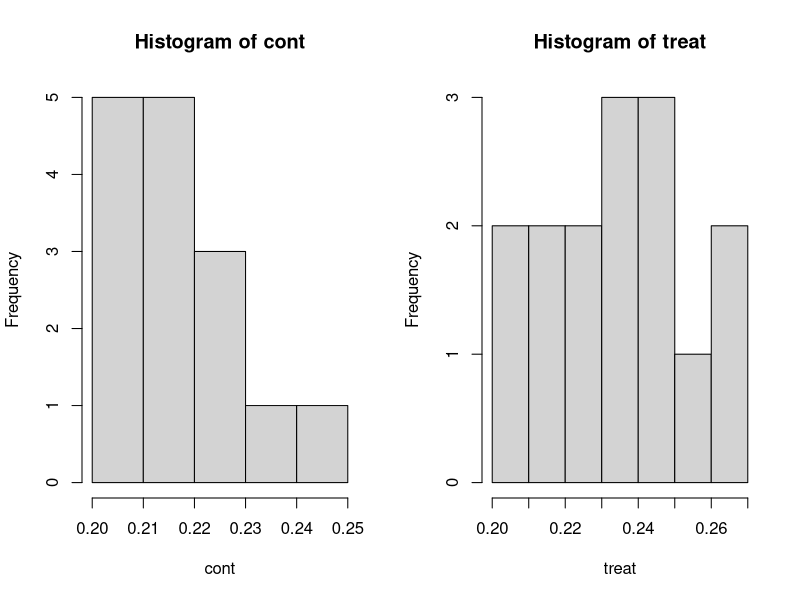
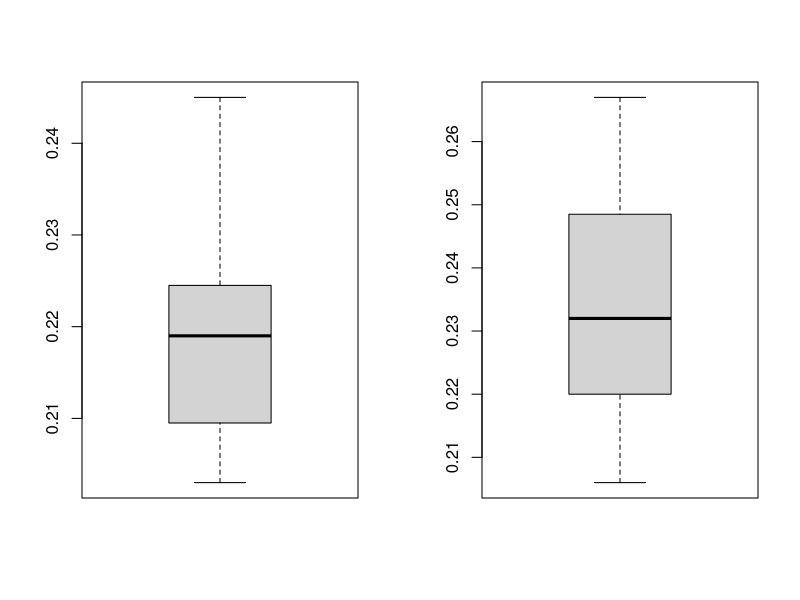
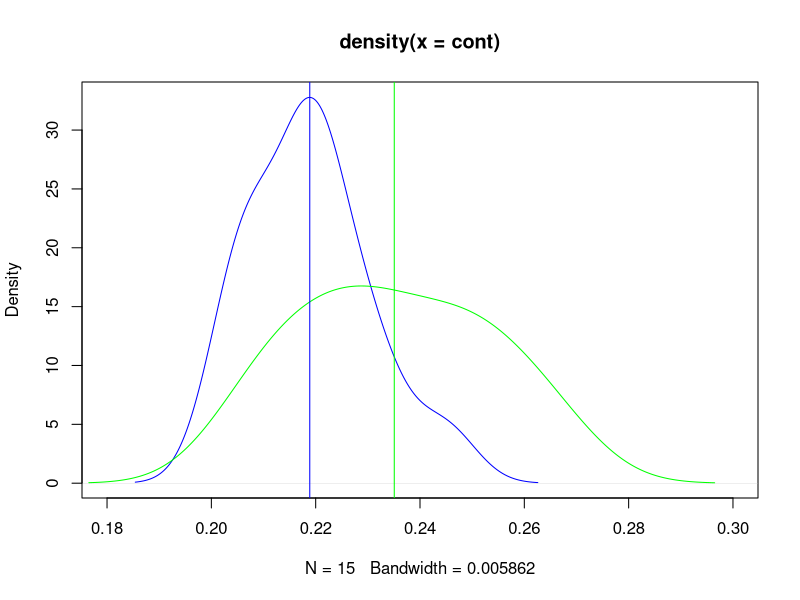

Write the R code that produced these figures, in order.
#Exercise 2:  two-sample t-test and confidence interval



#At the lectures we looked an example on bone mineral density (cf. slide 25 from the lectures)

#We will in this exercise see how the computations for this example may be done in R.





#Start by reading the data into R. This may be done by the command:

cont=c(0.228, 0.207, 0.234, 0.220, 0.217, 0.228, 0.209, 0.221, 0.204, 0.220, 0.203, 0.219, 0.218, 0.245, 0.210)

treat=c(0.250, 0.237, 0.217, 0.206, 0.247, 0.228, 0.245, 0.232, 0.267, 0.261, 0.221, 0.219, 0.232, 0.209, 0.255)

# Find the means and standard deviations from the formulas, and check that you get the same results as in the lectures (slide 25) 

cont_mean = mean(cont)
cont_sd = sd(cont)
treat_mean = mean(treat)
treat_sd = sd(treat)

# Plot both histograms and boxplots. 

par(mfrow=c(1,2))
hist(cont)
hist(treat)
dev.off()

par(mfrow=c(1,2))
boxplot(cont)
boxplot(treat)
dev.off()

# In basic R, you can show plots side by side by using the "par" command before calling the plot commands..

# For example, if we want to show 2 plots in 1 row and 2 columns the command would be: "par(mfrow=c(1,2))" You can reset the command if necessary with "dev.off()" 

# The command "density" allows us to plot a smooth version of the histogram. Given that the smoothness is created artificially, this may not be accurate when the number of samples is very low. But it may help to get a better visual interpretation of the histograms.

#Test it by using the commands (adjust the range by playing with the values of "xlim" and "ylim" inside the plot command:

plot(density(cont), col="blue", xlim=c(0.18, 0.3))

lines(density(treat),col="green")

# Add vertical lines of different color at both means.

abline(v=cont_mean, col="blue")
abline(v=treat_mean, col="green")

# Use the command "t.test" to compute the confidence interval, t-statistic and P-value:

t.test(treat, cont , var.equal=T)

# Make sure that you understand the output from the command and check that you get the same results as in the lectures (slides 27 and 28)

# Optional: Use the formulas given on slide 26 to compute the pooled standard deviation, the standard error of the effect of treatment, and the 95% confidence interval.

# Optional: Use the formulas given on slide 28 to compute the t-statistic and the P-value. 